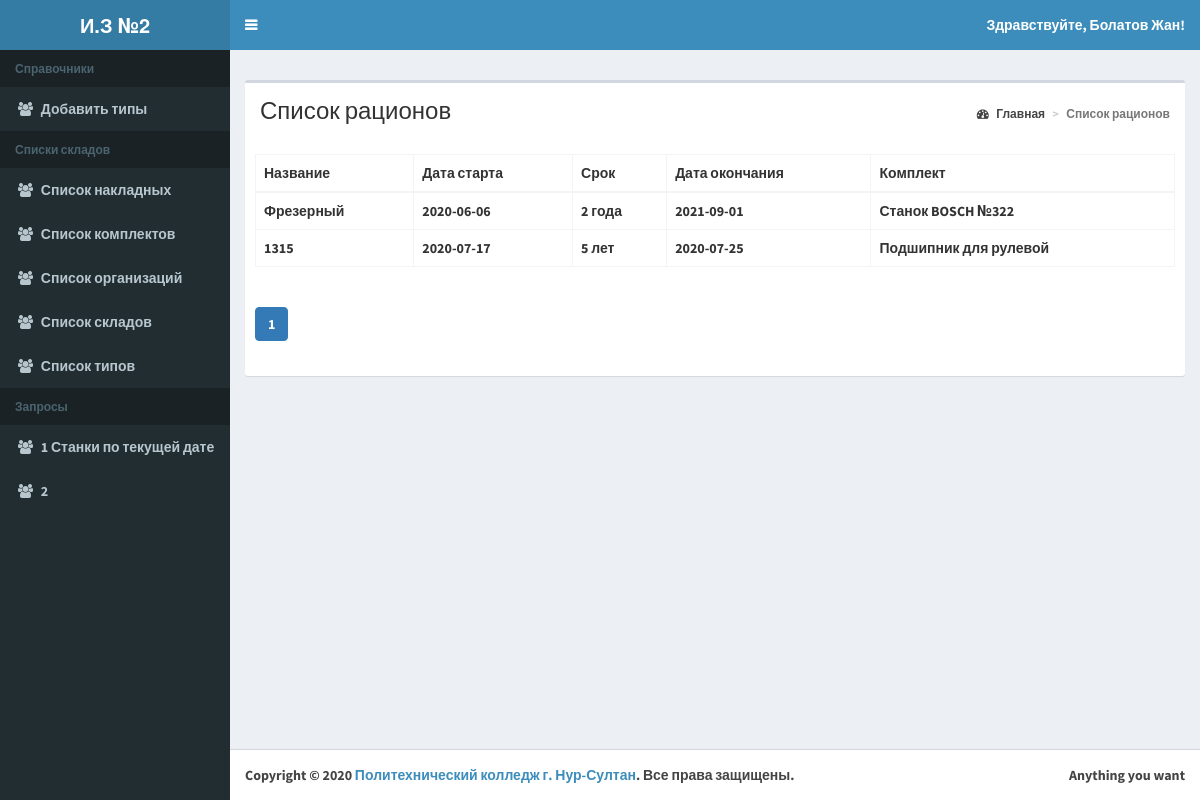
/list-stanok.php, run on the app's committed database.
### tables this page shows
CREATE TABLE `stanki` (
  `stanok_id` bigint(20) NOT NULL,
  `name` varchar(50) NOT NULL,
  `type_id` bigint(20) DEFAULT NULL,
  `date_start` date NOT NULL,
  `srok_exp` varchar(50) NOT NULL,
  `date_end` date NOT NULL,
  `komplekt_id` bigint(20) DEFAULT NULL
);

CREATE TABLE `komplekt` (
  `komplekt_id` bigint(20) NOT NULL,
  `name` varchar(50) NOT NULL,
  `naklad_id` bigint(20) DEFAULT NULL
);

### classes/BaseMap.php (called while the page is built, shortened)
<?php
abstract class BaseMap extends config{
	function __construct()
	{
	try
	{
	$this->db = new
	PDO('mysql:host='.self::HOST.';dbname='.self::DB_NAME, self::DB_USER, self::DB_PASSWORD);
	}
	catch(PDOException $e){
		echo $e->getmessage();
	}
	}
}
?>

### classes/StankiMap.php (called while the page is built, shortened)
<?php
class StankiMap extends basemap {
    public function findAll($ofset=0,$limit=30){
        $res = $this->db->query("SELECT stanki.stanok_id,stanki.name, type_stanok.name AS type_id, komplekt.name as komplekt_id,stanki.date_start,stanki.date_end,stanki.srok_exp"
            . " FROM stanki
            INNER JOIN type_stanok ON stanki.type_id=type_stanok.type_id
            INNER JOIN komplekt ON stanki.komplekt_id=komplekt.komplekt_id LIMIT $ofset,$limit");
        return $res->fetchAll(PDO::FETCH_OBJ);
    }
}

### list-stanok.php (the view, shortened to what this page needs)
<?php
$size = 4;
if (isset($_GET['page'])) {
    $page = Helper::clearInt($_GET['page']);
} else {
    $page = 1;
}
$sMap = new StankiMap();
$ss = $sMap->findAll($page*$size-$size, $size);
$header = 'Список рационов';
require_once 'template/header.php';?>
<div class="row">
    <div class="col-xs-12">
        <div class="box">
            <section class="content-header">
                <h1><?=$header;?></h1>
                <ol class="breadcrumb">
                    <li><a href="/index.php"><i class="fa fa-dashboard"></i> Главная</a></li>
                    <li class="active"><?=$header;?></li>
                </ol>
            </section>
            <div class="box-body">
            </div>
            <div class="box-body">
                <?php
                if ($ss) {
                    ?>
                    <table id="example2" class="table table-bordered table-hover">
                        <thead>
                        <tr>
                            <th>Название</th>
                            <th>Дата старта</th>
                            <th>Срок</th>
                            <th>Дата окончания</th>
                            <th>Комплект</th>
                        </tr>
                        </thead>
                        <tbody>
                        <?php
                        foreach ($ss as $s) {
                            echo '<tr>';
                            echo '<td>'.$s->name.'</td>';
                            echo '<td>'.$s->date_start.'</td>';
                            echo '<td>'.$s->srok_exp.'</td>';
                            echo '<td>'.$s->date_end.'</td>';
                            echo '<td>'.$s->komplekt_id.'</td>';
                            echo '</tr>';
                        }
                        ?>
                        </tbody>
                    </table>
                <?php } else {
                    echo 'Ни одного рациона не найдено';
                } ?>
            </div>
            <div class="box-body">
            </div>
        </div>
    </div>
</div>
<?php
require_once 'template/footer.php';
?>

### data on the page
stanki: name "Фрезерный", date_start "2020-06-06", srok_exp "2 года", date_end "2021-09-01", komplekt.name "Станок BOSCH №322"
stanki: name "1315", date_start "2020-07-17", srok_exp "5 лет", date_end "2020-07-25", komplekt.name "Подшипник для рулевой"

### other printed values
$text "Добавить типы Список накладных Список комплектов Список организаций Список складов Список типов 1 Станки по текущей дате 2"
$header "Список рационов"
